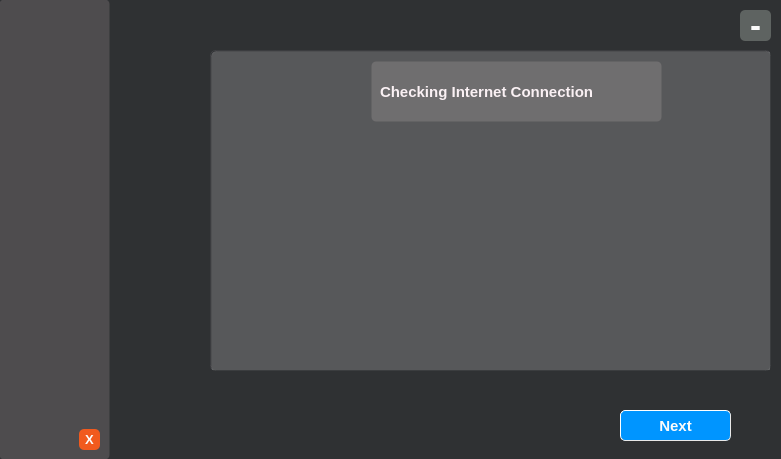
<?xml version="1.0" encoding="UTF-8"?>
<ui version="4.0">
 <class>MainWindow</class>
 <widget class="QMainWindow" name="MainWindow">
  <property name="geometry">
   <rect>
    <x>0</x>
    <y>0</y>
    <width>781</width>
    <height>459</height>
   </rect>
  </property>
  <property name="minimumSize">
   <size>
    <width>666</width>
    <height>0</height>
   </size>
  </property>
  <property name="windowTitle">
   <string>MainWindow</string>
  </property>
  <property name="styleSheet">
   <string notr="true">QMainWindow{background-color: #2f3133;}</string>
  </property>
  <widget class="QWidget" name="centralwidget">
   <widget class="QPushButton" name="predictButton">
    <property name="geometry">
     <rect>
      <x>620</x>
      <y>410</y>
      <width>111</width>
      <height>31</height>
     </rect>
    </property>
    <property name="styleSheet">
     <string notr="true">QPushButton{background-color: #0095ff;
        border-style: outset;
        border-width: 1px;
        border-radius: 5px;
        border-color: #e8e8e8;
        padding: 4px;
        color: #fbfbfb;
        font-size: 15px;
        font-weight: 700;}
        
        QPushButton:hover{background-color: #0095ff;
        border-style: outset;
        border-width: 1px;
        border-radius: 5px;
        border-color: #e8e8e8;
        padding: 4px;
        color: #565050;
        font-size: 15px;
        font-weight: 700;}</string>
    </property>
    <property name="text">
     <string>Next</string>
    </property>
   </widget>
   <widget class="QStackedWidget" name="pagerWindow">
    <property name="geometry">
     <rect>
      <x>210</x>
      <y>50</y>
      <width>561</width>
      <height>321</height>
     </rect>
    </property>
    <property name="styleSheet">
     <string notr="true">QStackedWidget{border-style: inset;
border-width: 0.5px;
border-radius: 5px;
border-color: rgb(255, 246, 249,15);

}
</string>
    </property>
    <property name="currentIndex">
     <number>0</number>
    </property>
    <widget class="QWidget" name="page0">
     <widget class="QLabel" name="internetChecking">
      <property name="geometry">
       <rect>
        <x>170</x>
        <y>80</y>
        <width>261</width>
        <height>231</height>
       </rect>
      </property>
      <property name="text">
       <string/>
      </property>
      <property name="scaledContents">
       <bool>true</bool>
      </property>
     </widget>
     <widget class="QLabel" name="checkDevice_2">
      <property name="geometry">
       <rect>
        <x>160</x>
        <y>10</y>
        <width>291</width>
        <height>61</height>
       </rect>
      </property>
      <property name="styleSheet">
       <string notr="true">background-color: rgba(108, 103, 104, 127);
        border-style: outset;
        border-width: 1px;
        border-radius: 5px;
        border-color: rgba(255, 255, 255, 0);
        padding: 4px;
        color: rgb(255, 243, 247);
        font-size: 15px;
        font-weight: 700;
qproperty-alignment: AlignCenter;
</string>
      </property>
      <property name="text">
       <string>Checking Internet Connection</string>
      </property>
     </widget>
     <widget class="QLabel" name="label_4">
      <property name="geometry">
       <rect>
        <x>0</x>
        <y>0</y>
        <width>561</width>
        <height>321</height>
       </rect>
      </property>
      <property name="styleSheet">
       <string notr="true">background-color: rgb(234, 234, 234,55);
border-style: inset;
border-width: 0.5px;
border-radius: 5px;
border-color: rgb(255, 246, 249,15);</string>
      </property>
      <property name="text">
       <string/>
      </property>
      <property name="scaledContents">
       <bool>true</bool>
      </property>
     </widget>
    </widget>
    <widget class="QWidget" name="page1">
     <widget class="QLabel" name="label_2">
      <property name="geometry">
       <rect>
        <x>0</x>
        <y>0</y>
        <width>561</width>
        <height>321</height>
       </rect>
      </property>
      <property name="styleSheet">
       <string notr="true">background-color: rgb(234, 234, 234,55);
border-style: inset;
border-width: 0.5px;
border-radius: 5px;
border-color: rgb(255, 246, 249,15);</string>
      </property>
      <property name="text">
       <string/>
      </property>
      <property name="scaledContents">
       <bool>true</bool>
      </property>
     </widget>
     <widget class="QLabel" name="label">
      <property name="geometry">
       <rect>
        <x>160</x>
        <y>80</y>
        <width>261</width>
        <height>231</height>
       </rect>
      </property>
      <property name="text">
       <string/>
      </property>
      <property name="pixmap">
       <pixmap>imageface/success.png</pixmap>
      </property>
      <property name="scaledContents">
       <bool>true</bool>
      </property>
     </widget>
     <widget class="QLabel" name="checkDevice_3">
      <property name="geometry">
       <rect>
        <x>110</x>
        <y>10</y>
        <width>341</width>
        <height>61</height>
       </rect>
      </property>
      <property name="styleSheet">
       <string notr="true">background-color: rgba(108, 103, 104, 127);
        border-style: outset;
        border-width: 1px;
        border-radius: 5px;
        border-color: rgba(255, 255, 255, 0);
        padding: 4px;
        color: rgb(255, 243, 247);
        font-size: 15px;
        font-weight: 700;
qproperty-alignment: AlignCenter;
</string>
      </property>
      <property name="text">
       <string>Internet Checking Connection Success </string>
      </property>
     </widget>
    </widget>
    <widget class="QWidget" name="page2">
     <widget class="QLabel" name="checkDevice">
      <property name="geometry">
       <rect>
        <x>150</x>
        <y>50</y>
        <width>291</width>
        <height>61</height>
       </rect>
      </property>
      <property name="styleSheet">
       <string notr="true">background-color: rgba(108, 103, 104, 127);
        border-style: outset;
        border-width: 1px;
        border-radius: 5px;
        border-color: rgba(255, 255, 255, 0);
        padding: 4px;
        color: rgb(255, 243, 247);
        font-size: 15px;
        font-weight: 700;
qproperty-alignment: AlignCenter;
</string>
      </property>
      <property name="text">
       <string>Checking the System</string>
      </property>
     </widget>
     <widget class="QGroupBox" name="groupBox_2">
      <property name="geometry">
       <rect>
        <x>10</x>
        <y>150</y>
        <width>541</width>
        <height>131</height>
       </rect>
      </property>
      <property name="styleSheet">
       <string notr="true">QGroupBox{border-style: inset;
border-width: 0px;

}
</string>
      </property>
      <property name="title">
       <string/>
      </property>
      <widget class="QLabel" name="camera">
       <property name="geometry">
        <rect>
         <x>20</x>
         <y>10</y>
         <width>40</width>
         <height>40</height>
        </rect>
       </property>
       <property name="maximumSize">
        <size>
         <width>200</width>
         <height>200</height>
        </size>
       </property>
       <property name="text">
        <string/>
       </property>
       <property name="pixmap">
        <pixmap>imageface/Camera.png</pixmap>
       </property>
       <property name="scaledContents">
        <bool>true</bool>
       </property>
      </widget>
      <widget class="QLabel" name="bar_cam">
       <property name="geometry">
        <rect>
         <x>0</x>
         <y>70</y>
         <width>81</width>
         <height>20</height>
        </rect>
       </property>
       <property name="maximumSize">
        <size>
         <width>200</width>
         <height>200</height>
        </size>
       </property>
       <property name="styleSheet">
        <string notr="true">background-color: rgb(44, 211, 32);
height:30px;
margin-top:7px;
margin-bottom:7px;</string>
       </property>
       <property name="text">
        <string/>
       </property>
       <property name="scaledContents">
        <bool>false</bool>
       </property>
       <property name="margin">
        <number>0</number>
       </property>
      </widget>
      <widget class="QLabel" name="mouse">
       <property name="geometry">
        <rect>
         <x>110</x>
         <y>10</y>
         <width>40</width>
         <height>40</height>
        </rect>
       </property>
       <property name="maximumSize">
        <size>
         <width>200</width>
         <height>200</height>
        </size>
       </property>
       <property name="text">
        <string/>
       </property>
       <property name="pixmap">
        <pixmap>imageface/mouse2.png</pixmap>
       </property>
       <property name="scaledContents">
        <bool>true</bool>
       </property>
      </widget>
      <widget class="QLabel" name="keyboard">
       <property name="geometry">
        <rect>
         <x>190</x>
         <y>0</y>
         <width>60</width>
         <height>60</height>
        </rect>
       </property>
       <property name="maximumSize">
        <size>
         <width>200</width>
         <height>200</height>
        </size>
       </property>
       <property name="text">
        <string/>
       </property>
       <property name="pixmap">
        <pixmap>imageface/keyboard2.png</pixmap>
       </property>
       <property name="scaledContents">
        <bool>true</bool>
       </property>
      </widget>
      <widget class="QLabel" name="bar_mouse">
       <property name="geometry">
        <rect>
         <x>90</x>
         <y>70</y>
         <width>81</width>
         <height>20</height>
        </rect>
       </property>
       <property name="maximumSize">
        <size>
         <width>200</width>
         <height>200</height>
        </size>
       </property>
       <property name="styleSheet">
        <string notr="true">background-color: rgb(44, 211, 32);
height:30px;
margin-top:7px;
margin-bottom:7px;</string>
       </property>
       <property name="text">
        <string/>
       </property>
       <property name="scaledContents">
        <bool>false</bool>
       </property>
       <property name="margin">
        <number>0</number>
       </property>
      </widget>
      <widget class="QLabel" name="success_mouse">
       <property name="geometry">
        <rect>
         <x>160</x>
         <y>70</y>
         <width>21</width>
         <height>21</height>
        </rect>
       </property>
       <property name="maximumSize">
        <size>
         <width>200</width>
         <height>200</height>
        </size>
       </property>
       <property name="styleSheet">
        <string notr="true">background-color:rgb(44, 211, 32);
        border-width: 3px;
        border-radius: 10px;
        border-color: rgba(255, 255, 255, 0);

</string>
       </property>
       <property name="text">
        <string/>
       </property>
       <property name="scaledContents">
        <bool>true</bool>
       </property>
       <property name="margin">
        <number>0</number>
       </property>
      </widget>
      <widget class="QLabel" name="bar_key">
       <property name="geometry">
        <rect>
         <x>180</x>
         <y>70</y>
         <width>81</width>
         <height>20</height>
        </rect>
       </property>
       <property name="maximumSize">
        <size>
         <width>200</width>
         <height>200</height>
        </size>
       </property>
       <property name="styleSheet">
        <string notr="true">background-color: rgb(44, 211, 32);
height:30px;
margin-top:7px;
margin-bottom:7px;</string>
       </property>
       <property name="text">
        <string/>
       </property>
       <property name="scaledContents">
        <bool>false</bool>
       </property>
       <property name="margin">
        <number>0</number>
       </property>
      </widget>
      <widget class="QLabel" name="success_key">
       <property name="geometry">
        <rect>
         <x>250</x>
         <y>70</y>
         <width>21</width>
         <height>21</height>
        </rect>
       </property>
       <property name="maximumSize">
        <size>
         <width>200</width>
         <height>200</height>
        </size>
       </property>
       <property name="styleSheet">
        <string notr="true">background-color:rgb(44, 211, 32);
        border-width: 3px;
        border-radius: 10px;
        border-color: rgba(255, 255, 255, 0);

</string>
       </property>
       <property name="text">
        <string/>
       </property>
       <property name="scaledContents">
        <bool>true</bool>
       </property>
       <property name="margin">
        <number>0</number>
       </property>
      </widget>
      <widget class="QLabel" name="success_cam">
       <property name="geometry">
        <rect>
         <x>70</x>
         <y>70</y>
         <width>21</width>
         <height>21</height>
        </rect>
       </property>
       <property name="maximumSize">
        <size>
         <width>200</width>
         <height>200</height>
        </size>
       </property>
       <property name="styleSheet">
        <string notr="true">background-color:rgb(44, 211, 32);
        border-width: 3px;
        border-radius: 10px;
        border-color: rgba(255, 255, 255, 0);

</string>
       </property>
       <property name="text">
        <string/>
       </property>
       <property name="scaledContents">
        <bool>true</bool>
       </property>
       <property name="margin">
        <number>0</number>
       </property>
      </widget>
      <widget class="QLabel" name="success_speaker">
       <property name="geometry">
        <rect>
         <x>340</x>
         <y>70</y>
         <width>21</width>
         <height>21</height>
        </rect>
       </property>
       <property name="maximumSize">
        <size>
         <width>200</width>
         <height>200</height>
        </size>
       </property>
       <property name="styleSheet">
        <string notr="true">background-color:rgb(44, 211, 32);
        border-width: 3px;
        border-radius: 10px;
        border-color: rgba(255, 255, 255, 0);

</string>
       </property>
       <property name="text">
        <string/>
       </property>
       <property name="pixmap">
        <pixmap>correct.png</pixmap>
       </property>
       <property name="scaledContents">
        <bool>true</bool>
       </property>
       <property name="margin">
        <number>0</number>
       </property>
      </widget>
      <widget class="QLabel" name="bar_speaker">
       <property name="geometry">
        <rect>
         <x>270</x>
         <y>70</y>
         <width>81</width>
         <height>20</height>
        </rect>
       </property>
       <property name="maximumSize">
        <size>
         <width>200</width>
         <height>200</height>
        </size>
       </property>
       <property name="styleSheet">
        <string notr="true">background-color: rgb(44, 211, 32);
height:30px;
margin-top:7px;
margin-bottom:7px;</string>
       </property>
       <property name="text">
        <string/>
       </property>
       <property name="scaledContents">
        <bool>false</bool>
       </property>
       <property name="margin">
        <number>0</number>
       </property>
      </widget>
      <widget class="QLabel" name="speaker">
       <property name="geometry">
        <rect>
         <x>290</x>
         <y>10</y>
         <width>41</width>
         <height>31</height>
        </rect>
       </property>
       <property name="maximumSize">
        <size>
         <width>200</width>
         <height>200</height>
        </size>
       </property>
       <property name="text">
        <string/>
       </property>
       <property name="pixmap">
        <pixmap>imageface/speak.png</pixmap>
       </property>
       <property name="scaledContents">
        <bool>true</bool>
       </property>
      </widget>
      <widget class="QLabel" name="bar_micro">
       <property name="geometry">
        <rect>
         <x>360</x>
         <y>70</y>
         <width>81</width>
         <height>20</height>
        </rect>
       </property>
       <property name="maximumSize">
        <size>
         <width>200</width>
         <height>200</height>
        </size>
       </property>
       <property name="styleSheet">
        <string notr="true">background-color: rgb(44, 211, 32);
height:30px;
margin-top:7px;
margin-bottom:7px;</string>
       </property>
       <property name="text">
        <string/>
       </property>
       <property name="scaledContents">
        <bool>false</bool>
       </property>
       <property name="margin">
        <number>0</number>
       </property>
      </widget>
      <widget class="QLabel" name="micro">
       <property name="geometry">
        <rect>
         <x>380</x>
         <y>10</y>
         <width>41</width>
         <height>41</height>
        </rect>
       </property>
       <property name="maximumSize">
        <size>
         <width>200</width>
         <height>200</height>
        </size>
       </property>
       <property name="text">
        <string/>
       </property>
       <property name="pixmap">
        <pixmap>imageface/microphone.png</pixmap>
       </property>
       <property name="scaledContents">
        <bool>true</bool>
       </property>
      </widget>
      <widget class="QLabel" name="success_micro">
       <property name="geometry">
        <rect>
         <x>430</x>
         <y>70</y>
         <width>21</width>
         <height>21</height>
        </rect>
       </property>
       <property name="maximumSize">
        <size>
         <width>200</width>
         <height>200</height>
        </size>
       </property>
       <property name="styleSheet">
        <string notr="true">background-color:rgb(44, 211, 32);
        border-width: 3px;
        border-radius: 10px;
        border-color: rgba(255, 255, 255, 0);

</string>
       </property>
       <property name="text">
        <string/>
       </property>
       <property name="scaledContents">
        <bool>true</bool>
       </property>
       <property name="margin">
        <number>0</number>
       </property>
      </widget>
      <widget class="QLabel" name="system">
       <property name="geometry">
        <rect>
         <x>470</x>
         <y>10</y>
         <width>41</width>
         <height>41</height>
        </rect>
       </property>
       <property name="maximumSize">
        <size>
         <width>200</width>
         <height>200</height>
        </size>
       </property>
       <property name="text">
        <string/>
       </property>
       <property name="pixmap">
        <pixmap>imageface/system.png</pixmap>
       </property>
       <property name="scaledContents">
        <bool>true</bool>
       </property>
      </widget>
      <widget class="QLabel" name="bar_system">
       <property name="geometry">
        <rect>
         <x>450</x>
         <y>70</y>
         <width>81</width>
         <height>20</height>
        </rect>
       </property>
       <property name="maximumSize">
        <size>
         <width>200</width>
         <height>200</height>
        </size>
       </property>
       <property name="styleSheet">
        <string notr="true">background-color: rgb(44, 211, 32);
height:30px;
margin-top:7px;
margin-bottom:7px;</string>
       </property>
       <property name="text">
        <string/>
       </property>
       <property name="scaledContents">
        <bool>false</bool>
       </property>
       <property name="margin">
        <number>0</number>
       </property>
      </widget>
      <widget class="QGroupBox" name="groupBox_4">
       <property name="geometry">
        <rect>
         <x>0</x>
         <y>70</y>
         <width>531</width>
         <height>21</height>
        </rect>
       </property>
       <property name="styleSheet">
        <string notr="true">background-color: rgb(209, 207, 207);
height:30px;
margin-top:7px;
margin-bottom:7px;</string>
       </property>
       <property name="title">
        <string/>
       </property>
      </widget>
      <widget class="QLabel" name="fail2">
       <property name="geometry">
        <rect>
         <x>70</x>
         <y>70</y>
         <width>21</width>
         <height>21</height>
        </rect>
       </property>
       <property name="maximumSize">
        <size>
         <width>200</width>
         <height>200</height>
        </size>
       </property>
       <property name="styleSheet">
        <string notr="true">background-color: rgba(108, 103, 104, 127);
        border-style: outset;
        border-width: 1px;
        border-radius: 10px;
        border-color: rgba(255, 255, 255, 0);

</string>
       </property>
       <property name="text">
        <string/>
       </property>
       <property name="scaledContents">
        <bool>true</bool>
       </property>
       <property name="margin">
        <number>0</number>
       </property>
      </widget>
      <widget class="QLabel" name="fail3">
       <property name="geometry">
        <rect>
         <x>160</x>
         <y>70</y>
         <width>21</width>
         <height>21</height>
        </rect>
       </property>
       <property name="maximumSize">
        <size>
         <width>200</width>
         <height>200</height>
        </size>
       </property>
       <property name="styleSheet">
        <string notr="true">background-color: rgba(108, 103, 104, 127);
        border-style: outset;
        border-width: 1px;
        border-radius: 10px;
        border-color: rgba(255, 255, 255, 0);

</string>
       </property>
       <property name="text">
        <string/>
       </property>
       <property name="scaledContents">
        <bool>true</bool>
       </property>
       <property name="margin">
        <number>0</number>
       </property>
      </widget>
      <widget class="QLabel" name="fail4">
       <property name="geometry">
        <rect>
         <x>250</x>
         <y>70</y>
         <width>21</width>
         <height>21</height>
        </rect>
       </property>
       <property name="maximumSize">
        <size>
         <width>200</width>
         <height>200</height>
        </size>
       </property>
       <property name="styleSheet">
        <string notr="true">background-color: rgba(108, 103, 104, 127);
        border-style: outset;
        border-width: 1px;
        border-radius: 10px;
        border-color: rgba(255, 255, 255, 0);

</string>
       </property>
       <property name="text">
        <string/>
       </property>
       <property name="scaledContents">
        <bool>true</bool>
       </property>
       <property name="margin">
        <number>0</number>
       </property>
      </widget>
      <widget class="QLabel" name="fail5">
       <property name="geometry">
        <rect>
         <x>340</x>
         <y>70</y>
         <width>21</width>
         <height>21</height>
        </rect>
       </property>
       <property name="maximumSize">
        <size>
         <width>200</width>
         <height>200</height>
        </size>
       </property>
       <property name="styleSheet">
        <string notr="true">background-color: rgba(108, 103, 104, 127);
        border-style: outset;
        border-width: 1px;
        border-radius: 10px;
        border-color: rgba(255, 255, 255, 0);

</string>
       </property>
       <property name="text">
        <string/>
       </property>
       <property name="scaledContents">
        <bool>true</bool>
       </property>
       <property name="margin">
        <number>0</number>
       </property>
      </widget>
      <widget class="QLabel" name="fail6">
       <property name="geometry">
        <rect>
         <x>430</x>
         <y>70</y>
         <width>21</width>
         <height>21</height>
        </rect>
       </property>
       <property name="maximumSize">
        <size>
         <width>200</width>
         <height>200</height>
        </size>
       </property>
       <property name="styleSheet">
        <string notr="true">background-color: rgba(108, 103, 104, 127);
        border-style: outset;
        border-width: 1px;
        border-radius: 10px;
        border-color: rgba(255, 255, 255, 0);

</string>
       </property>
       <property name="text">
        <string/>
       </property>
       <property name="scaledContents">
        <bool>true</bool>
       </property>
       <property name="margin">
        <number>0</number>
       </property>
      </widget>
      <zorder>fail6</zorder>
      <zorder>fail5</zorder>
      <zorder>fail4</zorder>
      <zorder>fail3</zorder>
      <zorder>groupBox_4</zorder>
      <zorder>camera</zorder>
      <zorder>bar_cam</zorder>
      <zorder>mouse</zorder>
      <zorder>keyboard</zorder>
      <zorder>bar_mouse</zorder>
      <zorder>success_mouse</zorder>
      <zorder>bar_key</zorder>
      <zorder>success_key</zorder>
      <zorder>success_speaker</zorder>
      <zorder>bar_speaker</zorder>
      <zorder>speaker</zorder>
      <zorder>bar_micro</zorder>
      <zorder>micro</zorder>
      <zorder>success_micro</zorder>
      <zorder>system</zorder>
      <zorder>bar_system</zorder>
      <zorder>fail2</zorder>
      <zorder>success_cam</zorder>
     </widget>
     <widget class="QLabel" name="label_3">
      <property name="geometry">
       <rect>
        <x>0</x>
        <y>0</y>
        <width>561</width>
        <height>321</height>
       </rect>
      </property>
      <property name="styleSheet">
       <string notr="true">background-color: rgb(234, 234, 234,55);
border-style: inset;
border-width: 0.5px;
border-radius: 5px;
border-color: rgb(255, 246, 249,15);</string>
      </property>
      <property name="text">
       <string/>
      </property>
      <property name="scaledContents">
       <bool>true</bool>
      </property>
     </widget>
     <zorder>label_3</zorder>
     <zorder>checkDevice</zorder>
     <zorder>groupBox_2</zorder>
    </widget>
    <widget class="QWidget" name="page3">
     <widget class="QGroupBox" name="groupBox">
      <property name="geometry">
       <rect>
        <x>150</x>
        <y>10</y>
        <width>341</width>
        <height>351</height>
       </rect>
      </property>
      <property name="styleSheet">
       <string notr="true">        border-style: outset;
        border-width: 1px;
        border-radius: 5px;
        border-color: rgb(255, 246, 249,0);
        color: rgb(255, 243, 247);
        font-size: 15px;
        font-weight: 700;
qproperty-alignment: AlignCenter;
</string>
      </property>
      <property name="title">
       <string/>
      </property>
      <widget class="QLabel" name="cameraHolder">
       <property name="geometry">
        <rect>
         <x>60</x>
         <y>20</y>
         <width>241</width>
         <height>241</height>
        </rect>
       </property>
       <property name="styleSheet">
        <string notr="true">
        border-style: outset;
        border-width: 1px;
        border-radius: 95px;
        border-color: rgba(255, 255, 255, 0);
</string>
       </property>
       <property name="text">
        <string/>
       </property>
       <property name="scaledContents">
        <bool>false</bool>
       </property>
       <property name="wordWrap">
        <bool>false</bool>
       </property>
       <property name="indent">
        <number>-1</number>
       </property>
      </widget>
      <widget class="QLabel" name="faceBackground">
       <property name="geometry">
        <rect>
         <x>20</x>
         <y>10</y>
         <width>311</width>
         <height>301</height>
        </rect>
       </property>
       <property name="styleSheet">
        <string notr="true">background-repeat: no-repeat;

border-image:url(imageface/face.png)  stretch;</string>
       </property>
       <property name="text">
        <string/>
       </property>
      </widget>
      <widget class="QLabel" name="followPose">
       <property name="geometry">
        <rect>
         <x>100</x>
         <y>270</y>
         <width>161</width>
         <height>31</height>
        </rect>
       </property>
       <property name="styleSheet">
        <string notr="true">background-color: rgba(255, 255, 255, 2);
        border-style: outset;
        border-width: 1px;
        border-radius: 5px;
        border-color: rgba(255, 255, 255, 0);
        padding: 4px;
        color: rgb(255, 243, 247);
        font-size: 15px;
        font-weight: 700;
qproperty-alignment: AlignCenter;
</string>
       </property>
       <property name="text">
        <string>Follow Pose</string>
       </property>
      </widget>
      <zorder>followPose</zorder>
      <zorder>cameraHolder</zorder>
      <zorder>faceBackground</zorder>
     </widget>
     <widget class="QLabel" name="label_5">
      <property name="geometry">
       <rect>
        <x>0</x>
        <y>0</y>
        <width>561</width>
        <height>321</height>
       </rect>
      </property>
      <property name="styleSheet">
       <string notr="true">background-color: rgb(234, 234, 234,55);
border-style: inset;
border-width: 0.5px;
border-radius: 5px;
border-color: rgb(255, 246, 249,15);</string>
      </property>
      <property name="text">
       <string/>
      </property>
      <property name="scaledContents">
       <bool>true</bool>
      </property>
     </widget>
    </widget>
   </widget>
   <widget class="QPushButton" name="minimizeButton">
    <property name="geometry">
     <rect>
      <x>740</x>
      <y>10</y>
      <width>31</width>
      <height>31</height>
     </rect>
    </property>
    <property name="styleSheet">
     <string notr="true">QPushButton{background-color: rgb(94, 99, 97);
        border-style: outset;
        border-width:0;
        border-radius: 5px;
        border-color: #e8e8e8;
        color: #fbfbfb;
        font-size: 33px;
        font-weight: 900;}
        
        QPushButton:hover{background-color:  rgb(94, 99, 97);
        border-style: outset;
        border-width: 0px;
        border-radius: 5px;
        border-color: #e8e8e8;
        color: #565050;
        font-size: 33px;
        font-weight: 700;}</string>
    </property>
    <property name="text">
     <string>-</string>
    </property>
   </widget>
   <widget class="QGroupBox" name="groupBox_3">
    <property name="geometry">
     <rect>
      <x>-1</x>
      <y>-1</y>
      <width>111</width>
      <height>461</height>
     </rect>
    </property>
    <property name="styleSheet">
     <string notr="true">background-color: rgba(108, 103, 104, 127);
        border-style: outset;
        border-width: 1px;
        border-radius: 5px;
        border-color: rgba(255, 255, 255, 0);
        padding: 4px;
        color: rgb(255, 243, 247);
</string>
    </property>
    <property name="title">
     <string/>
    </property>
    <widget class="QPushButton" name="exitButton">
     <property name="geometry">
      <rect>
       <x>80</x>
       <y>430</y>
       <width>21</width>
       <height>21</height>
      </rect>
     </property>
     <property name="styleSheet">
      <string notr="true">QPushButton{background-color:rgba(255, 91, 26, 235);
        border-style: outset;
        border-width:0;
        border-radius: 5px;
        border-color: #e8e8e8;
        color: #fbfbfb;
        font-size: 13px;
        font-weight: 900;}
        
        QPushButton:hover{background-color:  rgb(94, 99, 97);
        border-style: outset;
        border-width: 0px;
        border-radius: 5px;
        border-color: #e8e8e8;
        color: #565050;
        font-size: 13px;
        font-weight: 700;}</string>
     </property>
     <property name="text">
      <string>X</string>
     </property>
    </widget>
   </widget>
  </widget>
 </widget>
 <resources>
  <include location="imageFace.qrc"/>
 </resources>
 <connections/>
</ui>
